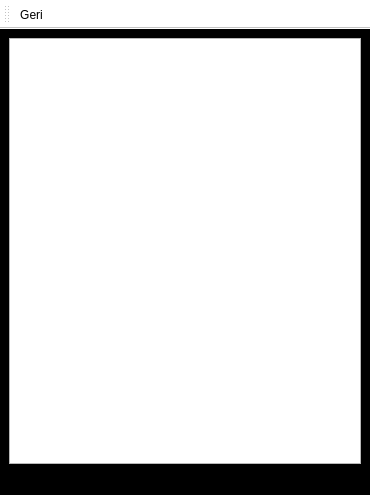
<?xml version="1.0" encoding="UTF-8"?>
<ui version="4.0">
 <class>pic_screen</class>
 <widget class="QMainWindow" name="pic_screen">
  <property name="geometry">
   <rect>
    <x>0</x>
    <y>0</y>
    <width>370</width>
    <height>495</height>
   </rect>
  </property>
  <property name="sizePolicy">
   <sizepolicy hsizetype="Expanding" vsizetype="Expanding">
    <horstretch>0</horstretch>
    <verstretch>0</verstretch>
   </sizepolicy>
  </property>
  <property name="minimumSize">
   <size>
    <width>0</width>
    <height>0</height>
   </size>
  </property>
  <property name="windowTitle">
   <string>TÜBİTAK 4006 ŞAL</string>
  </property>
  <property name="windowIcon">
   <iconset resource="TUBITAK4006SAL.qrc">
    <normaloff>:/ICONS/resimler/sal-logo.png</normaloff>:/ICONS/resimler/sal-logo.png</iconset>
  </property>
  <property name="styleSheet">
   <string notr="true">#pic_screen {
background-color: rgb(0, 0, 0);
}</string>
  </property>
  <widget class="QWidget" name="centralwidget">
   <layout class="QVBoxLayout" name="verticalLayout">
    <item>
     <widget class="QGraphicsView" name="view_picture"/>
    </item>
   </layout>
  </widget>
  <widget class="QToolBar" name="toolBar">
   <property name="windowTitle">
    <string>toolBar</string>
   </property>
   <property name="styleSheet">
    <string notr="true">background-color: rgb(255, 255, 255);</string>
   </property>
   <attribute name="toolBarArea">
    <enum>TopToolBarArea</enum>
   </attribute>
   <attribute name="toolBarBreak">
    <bool>false</bool>
   </attribute>
   <addaction name="back"/>
  </widget>
  <widget class="QStatusBar" name="project_name_bar">
   <property name="styleSheet">
    <string notr="true">background-color: rgb(0, 0, 0);
color: rgb(255, 255, 255);</string>
   </property>
  </widget>
  <action name="back">
   <property name="icon">
    <iconset resource="TUBITAK4006SAL.qrc">
     <normaloff>:/ICONS/resimler/back.png</normaloff>:/ICONS/resimler/back.png</iconset>
   </property>
   <property name="text">
    <string>Geri</string>
   </property>
  </action>
 </widget>
 <resources>
  <include location="TUBITAK4006SAL.qrc"/>
 </resources>
 <connections/>
</ui>
